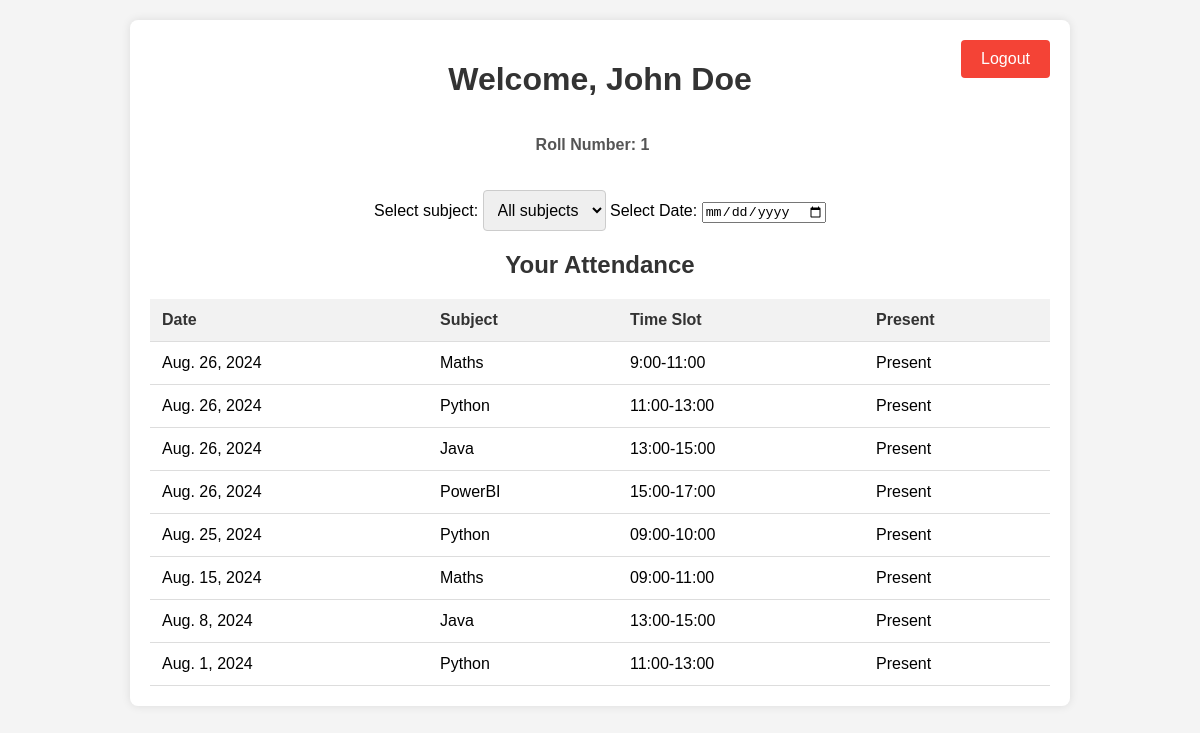
The page /dashboard/student/1/ (signed in) on the database as committed earlier.
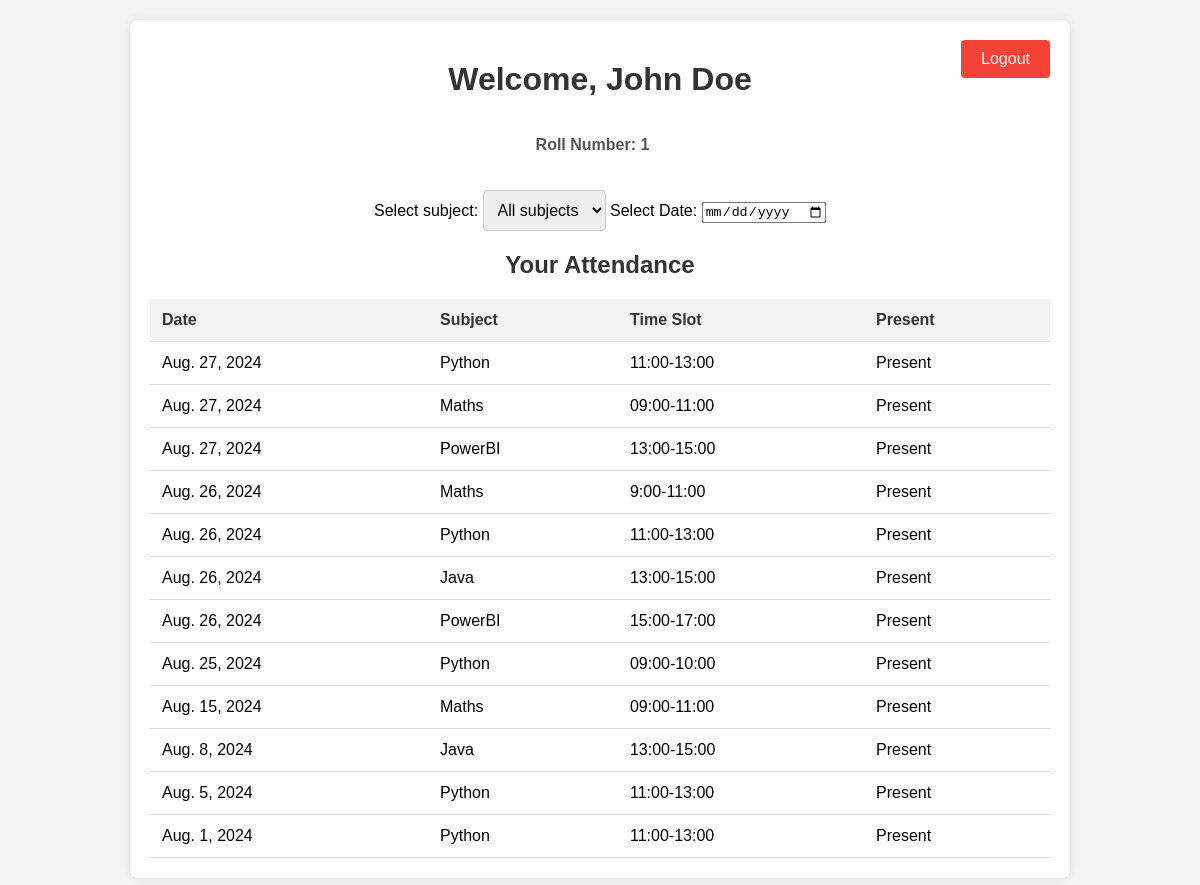
The same page on the database as committed later.
### attendance/models.py (models this page shows, shortened)
class Attendance(models.Model):
    student    = models.ForeignKey(Student, on_delete=models.CASCADE)
    subject    = models.ForeignKey(Subject, on_delete=models.CASCADE)
    date       = models.DateField()
    time_slot  = models.CharField(max_length=20)
    is_present = models.BooleanField(default=True)
    class Meta:
        unique_together = ['student', 'subject', 'date', 'time_slot']

class Subject(models.Model):
    name = models.CharField(max_length=100)
    code = models.CharField(max_length=10, unique=True)
    def __str__(self):
        return self.name

### attendance/views.py (the view)
# urls.py: path('dashboard/student/<int:student_id>/', views.student_dashboard, name='student_dashboard'),
def student_dashboard(request, student_id):
    if not request.session.get('student_id') or int(request.session.get('student_id'))!=student_id:
        return redirect('student_login')
    student             = get_object_or_404(Student, id=student_id)
    selected_subject_id = request.GET.get('subject')
    selected_date       = request.GET.get('date')
    sort_by             = request.GET.get('sort_by', 'date')
    sort_order          = request.GET.get('sort_order', 'asc')
    attendance_records  = Attendance.objects.filter(student=student)
    if selected_subject_id:
        attendance_records = Attendance.objects.filter(student=student, subject_id=selected_subject_id)
    if selected_date:
        attendance_records = Attendance.objects.filter(student=student, date=selected_date)
    if sort_by == 'date':
        if sort_order == 'asc':
            attendance_records = attendance_records.order_by('-date')
        else:
            attendance_records = attendance_records.order_by('date')
    subjects = student.subjects.all()
    context  = {
        'student': student,
        'subjects': subjects,
        'attendance_records': attendance_records
    }
    return render(request, 'student_dashboard.html', context)

### attendance/templates/student_dashboard.html (shortened to what this page needs)
<!DOCTYPE html>
<html>
<head>
</head>
<body>
    <div class="container">
        <button class="logout-button" onclick="location.href='/';">Logout</button>
        <div class="student-info">
            <h1>Welcome, {{ student.name }}</h1>
            <p class="inline">Roll Number: {{ student.roll_no }}</p>
        </div>
        <div class="subject-dropdown">
            <label for="subjectDropdown">Select subject:</label>
            <select name="subject" id="subjectDropdown" onchange="location = this.value;">
                <option value="?">All subjects</option>
            </select>
            <label for="datePicker">Select Date: </label>
            <input type="date" id="datePicker" name="date" value="{{ request.GET.date }}" onchange="location.href='?subject={{ request.GET.subject }}&date=' + this.value;">
        </div>
        <h2>Your Attendance</h2>
        <table>
            <thead>
                <tr>
                    <th>Date</th>
                    <th>Subject</th>
                    <th>Time Slot</th>
                    <th>Present</th>
                </tr>
            </thead>
            <tbody>
                {% for record in attendance_records %}
                <tr>
                    <td>{{ record.date }}</td>
                    <td>{{ record.subject }}</td>
                    <td>{{ record.time_slot }}</td>
                    <td>{{ record.is_present|yesno:"Present,Absent" }}</td>
                </tr>
                {% endfor %}
            </tbody>
        </table>
    </div>
</body>
</html>

Rows that differ between the two databases and show on the page:
added Attendance: date "Aug. 27, 2024", subject "Python", time_slot "11:00-13:00", is_present "Present"
added Attendance: date "Aug. 27, 2024", subject "Maths", time_slot "09:00-11:00", is_present "Present"
added Attendance: date "Aug. 27, 2024", subject "PowerBI", time_slot "13:00-15:00", is_present "Present"
added Attendance: date "Aug. 5, 2024", subject "Python", time_slot "11:00-13:00", is_present "Present"
